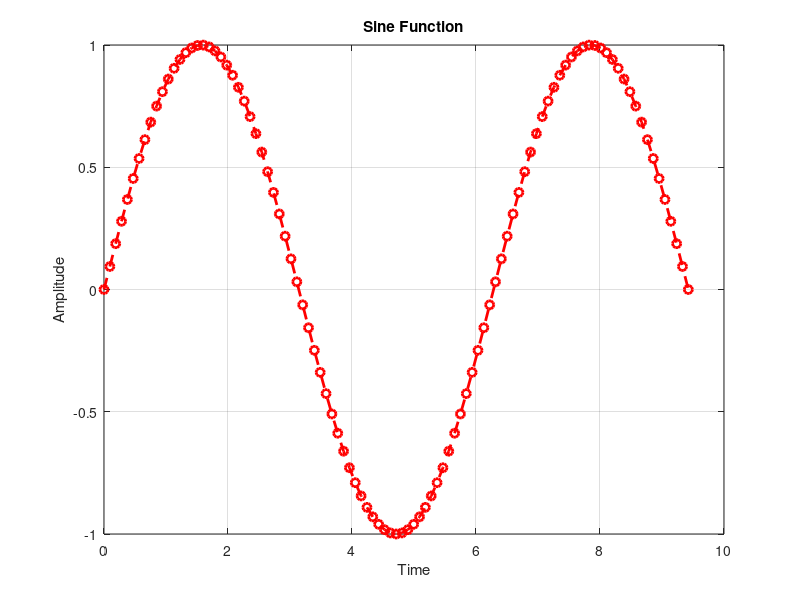

Write the MATLAB code that produced this figure.
clc
clear
x=[0:3*pi/100:3*pi];
y=sin(x);
plot(x,y,'--or','linewidth',2)
grid on
xlabel('Time')
ylabel('Amplitude')
title('Sine Function')